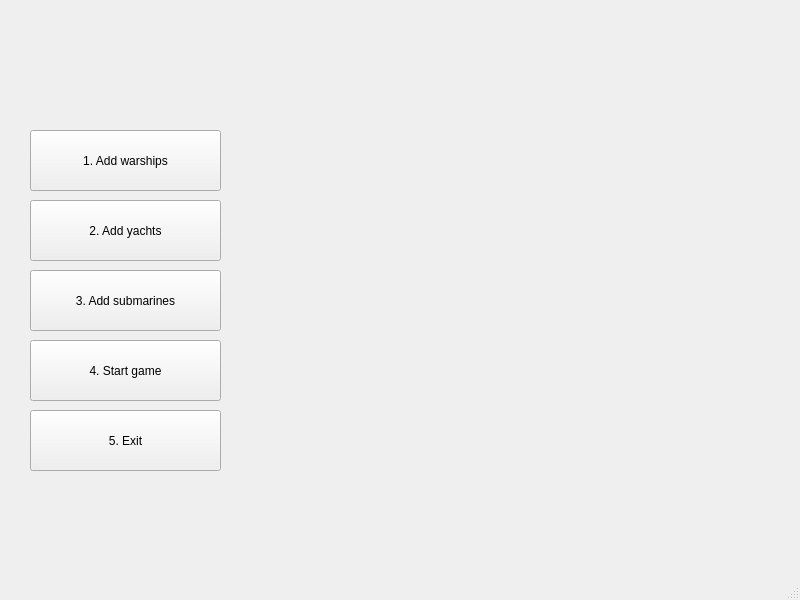
<?xml version="1.0" encoding="UTF-8"?>
<ui version="4.0">
 <class>GUI</class>
 <widget class="QMainWindow" name="GUI">
  <property name="geometry">
   <rect>
    <x>0</x>
    <y>0</y>
    <width>800</width>
    <height>600</height>
   </rect>
  </property>
  <property name="windowTitle">
   <string>GUI</string>
  </property>
  <property name="styleSheet">
   <string notr="true"/>
  </property>
  <widget class="QWidget" name="centralwidget">
   <property name="autoFillBackground">
    <bool>true</bool>
   </property>
   <property name="styleSheet">
    <string notr="true"/>
   </property>
   <widget class="QPushButton" name="addWarship">
    <property name="geometry">
     <rect>
      <x>30</x>
      <y>130</y>
      <width>191</width>
      <height>61</height>
     </rect>
    </property>
    <property name="text">
     <string>1. Add warships</string>
    </property>
   </widget>
   <widget class="QPushButton" name="addYacht">
    <property name="geometry">
     <rect>
      <x>30</x>
      <y>200</y>
      <width>191</width>
      <height>61</height>
     </rect>
    </property>
    <property name="text">
     <string>2. Add yachts</string>
    </property>
   </widget>
   <widget class="QPushButton" name="addSubmarine">
    <property name="geometry">
     <rect>
      <x>30</x>
      <y>270</y>
      <width>191</width>
      <height>61</height>
     </rect>
    </property>
    <property name="text">
     <string>3. Add submarines</string>
    </property>
   </widget>
   <widget class="QPushButton" name="handleGame">
    <property name="geometry">
     <rect>
      <x>30</x>
      <y>340</y>
      <width>191</width>
      <height>61</height>
     </rect>
    </property>
    <property name="text">
     <string>4. Start game</string>
    </property>
   </widget>
   <widget class="QPushButton" name="handleExit">
    <property name="geometry">
     <rect>
      <x>30</x>
      <y>410</y>
      <width>191</width>
      <height>61</height>
     </rect>
    </property>
    <property name="text">
     <string>5. Exit</string>
    </property>
   </widget>
  </widget>
  <widget class="QMenuBar" name="menubar">
   <property name="geometry">
    <rect>
     <x>0</x>
     <y>0</y>
     <width>800</width>
     <height>20</height>
    </rect>
   </property>
  </widget>
  <widget class="QStatusBar" name="statusbar"/>
 </widget>
 <resources/>
 <connections/>
</ui>
